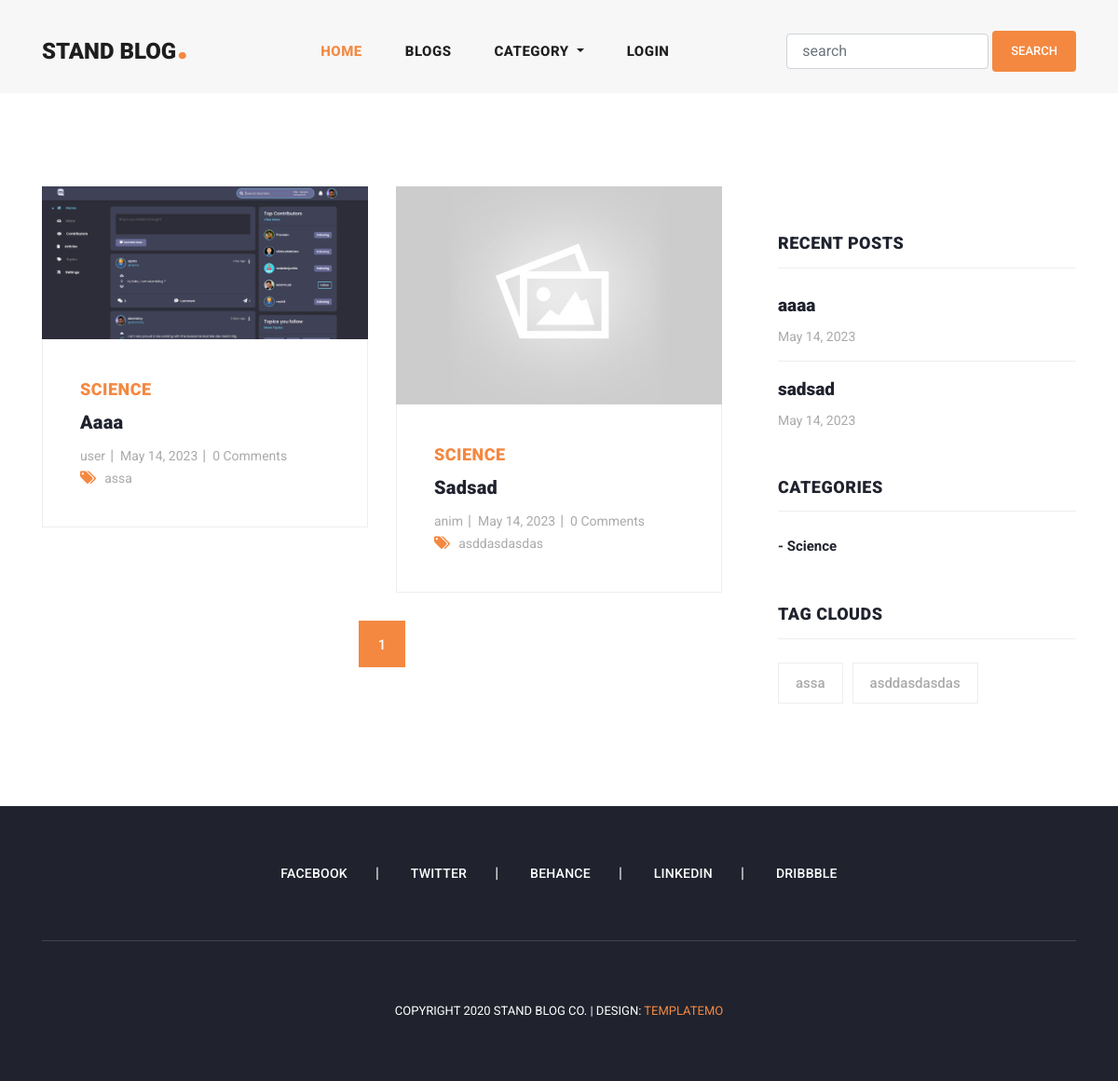
Before: /category_blogs/science/ with the older database file.
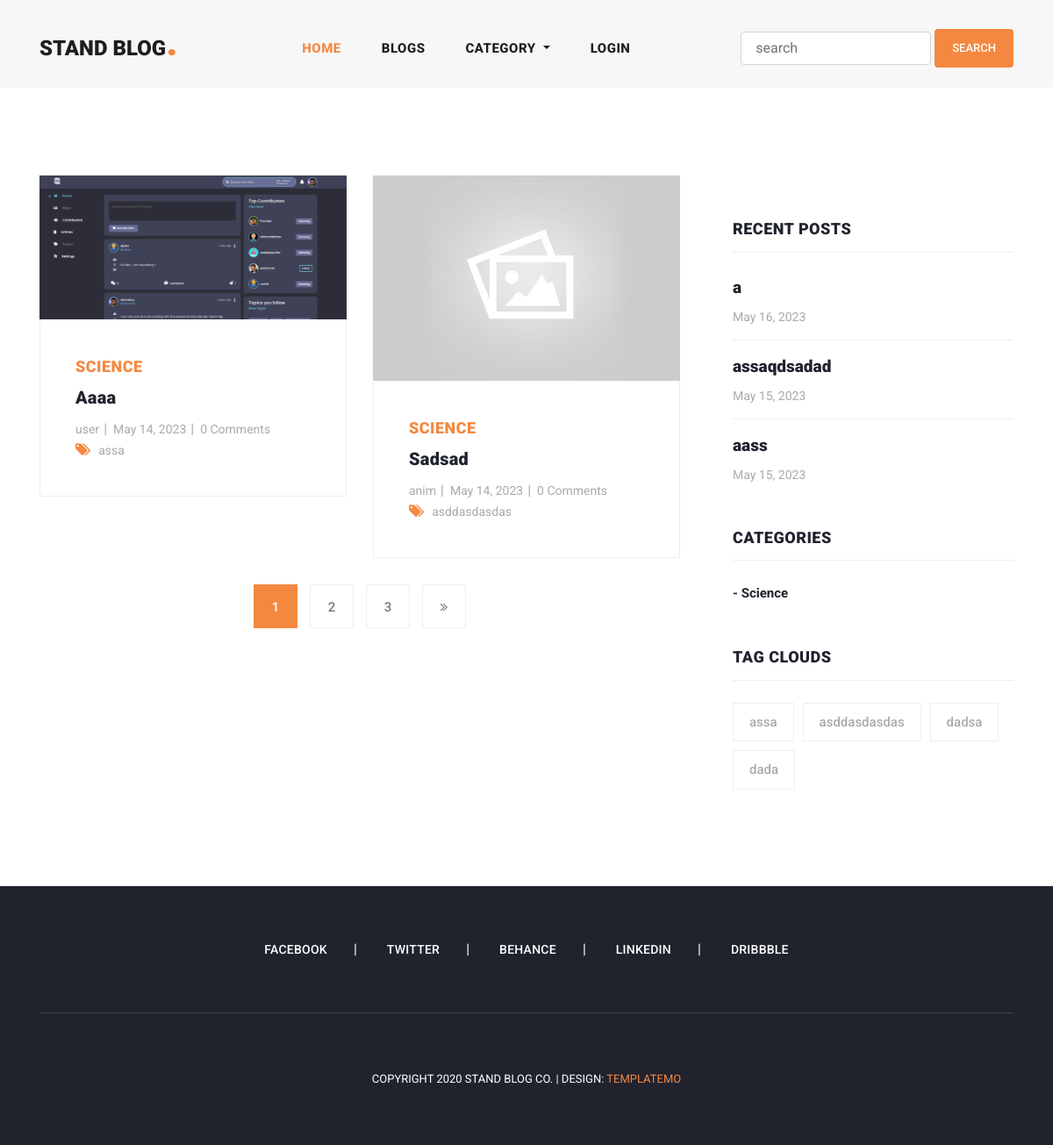
After: the same page with the newer database file.
### blog/models.py (models this page shows, shortened)
class Blog(models.Model):
    user = models.ForeignKey(User, related_name="user_blogs",on_delete=models.CASCADE)
    category = models.ForeignKey(Category,related_name="category_blogs",on_delete=models.CASCADE)
    tags = models.ManyToManyField(Tag,related_name="tag_blogs",blank=True)
    likes = models.ManyToManyField(User,related_name="user_likes", blank=True)
    title = models.CharField(max_length=250)
    slug = models.SlugField(null=True,blank=True)
    blog_image = models.ImageField(upload_to="blog_images")
    description = RichTextField()
    created = models.DateField(auto_now_add=True)

class Category(models.Model):
    title = models.CharField(max_length=150, unique=True)
    slug = models.SlugField(null=True, blank=True)
    created = models.DateField(auto_now_add=True)

class Tag(models.Model):
    title = models.CharField(max_length=150)
    slug = models.SlugField(null=True, blank=True)
    created = models.DateField(auto_now_add=True)

### user/models.py (models this page shows, shortened)
class User(AbstractUser):
    email = models.EmailField(
        max_length=150,
        unique=True,
        error_messages={
            "unique": "The email must be unique"
        }
    )
    profile_image = models.ImageField(
        null=True,
        blank=True,
        upload_to="profile_images"
    )
    followers = models.ManyToManyField("Follow")
    REQUIRED_FIELDS = ["email"]
    objects = CustomUserManager()

### blog/views.py (the view)
# urls.py: path('category_blogs/<str:slug>/',category_blogs,name='category_blogs'),
def category_blogs(request,slug):
    category = get_object_or_404(Category, slug=slug)
    queryset = category.category_blogs.all()
    tags = Tag.objects.order_by('created')[:4]
    page = request.GET.get('page',1)
    paginator = Paginator(queryset, 2)
    recentblogs = Blog.objects.order_by('-created')[:5]
    try:
        blogs = paginator.page(page)
    except EmptyPage:
        blogs = paginator.page(1)
    except PageNotAnInteger:
        blogs = paginator.page(1)
        return redirect('blogs')
    context = {"blogs": blogs, "tags": tags, "recentblogs": recentblogs}
    return render(request, 'category_blogs.html',context)

### blog/context_processors.py (called while the page is built)
def get_all_categories(request):
    categories = Category.objects.all()
    context = {
        "categories": categories
    }
    return context

### user/context_processors.py (called while the page is built)
def user_notification(request):
    context = {}
    if request.user.is_authenticated:
        notifications = Notification.objects.filter(user=request.user).order_by('created')
        unseen = notifications.exclude(is_seen = True)
        context['notifications'] = notifications
        context['unseen'] = unseen.count()
    return context

### templates/category_blogs.html (shortened to what this page needs)
{% extends 'main.html' %}
{% load static %}
{% block content %}
    <section class="blog-posts grid-system">
      <div class="container">
        <div class="row">
          <div class="col-lg-8">
            <div class="all-blog-posts">
              <div class="row">
                {% for blog in blogs %}
                {% include 'blog_card.html' %}
                {% endfor %}
                <div class="col-lg-12">
                  {% include 'pagination.html' %}
                </div>
              </div>
            </div>
          </div>
          {% include 'sidebar.html' with blogs=recentblogs %}
        </div>
      </div>
    </section>
{% endblock content %}

### templates/blog_card.html
{% load static %}
<div class="col-lg-6">
    <div class="blog-post">
      <div class="blog-thumb">
        <img src="{{blog.blog_image.url}}" alt="">
      </div>
      <div class="down-content">
        <span>{{blog.category.title}}</span>
        <a href="{% url 'blog_details' blog.slug %}"><h4>{{blog.title}}</h4></a>
        <ul class="post-info">
          <li><a href="{% url 'userinformation' blog.user.username %}">{{blog.user.username}}</a></li>
          <li><a href="#">{{blog.created}}</a></li>
          <li><a href="#">{{blog.blog_comments.all.count}} Comments</a></li>
        </ul>
        <div class="post-options">
          <div class="row">
            <div class="col-lg-12">
              <ul class="post-tags">
                <li><i class="fa fa-tags"></i></li>
                {% if blog.tags.all.count > 0 %}
                {% for tag in blog.tags.all %}
                  <li><a href="">{{tag.title}}</a></li>
                {% endfor %}
                {% else %}
                None
                {% endif %}
              </ul>
            </div>
          </div>
        </div>
      </div>
    </div>
  </div>

### templates/sidebar.html
<div class="col-lg-4">
    <div class="sidebar">
      <div class="row">
        <div class="col-lg-12">
          <div class="sidebar-item recent-posts">
            <div class="sidebar-heading">
              <h2>Recent Posts</h2>
            </div>
            <div class="content">
              <ul>
                {% for blog in blogs|slice:"3" %}
                <li><a href="{% url 'blog_details' blog.slug %}">
                  <h5>{{blog.title}}</h5>
                  <span>{{blog.created}}</span>
                </a></li>
                {% endfor %}
              </ul>
            </div>
          </div>
        </div>
        <div class="col-lg-12">
          <div class="sidebar-item categories">
            <div class="sidebar-heading">
              <h2>Categories</h2>
            </div>
            <div class="content">
              <ul>
                {% for category in categories %}
                <li><a href="{% url  'category_blogs' category.slug %}">- {{category.title}}</a></li>
                {% endfor %}
              </ul>
            </div>
          </div>
        </div>
        <div class="col-lg-12">
          <div class="sidebar-item tags">
            <div class="sidebar-heading">
              <h2>Tag Clouds</h2>
            </div>
            <div class="content">
              <ul>
                {% for tag in tags %}
                <li><a href="{% url 'tag_blogs' tag.slug %}">{{tag.title}}</a></li>
                {% endfor %}
              </ul>
            </div>
          </div>
        </div>
      </div>
    </div>
  </div>

Changed rows visible on the page:
no longer on one of the page's lists (row unchanged): Blog: title "aaaa", created "May 14, 2023"
no longer on one of the page's lists (row unchanged): Blog: title "sadsad", created "May 14, 2023"
added Blog: title "a", created "May 16, 2023", shown under "RECENT POSTS"
added Blog: title "assaqdsadad", created "May 15, 2023", shown under "RECENT POSTS"
added Blog: title "aass", created "May 15, 2023", shown under "RECENT POSTS"
added Tag: title "dadsa", shown under "TAG CLOUDS"
added Tag: title "dada", shown under "TAG CLOUDS"
Other visible differences:
new list line: "2"
new list line: "3"
